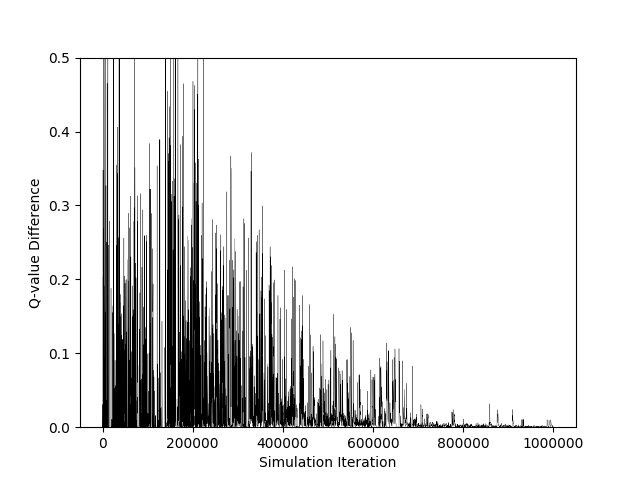

Write the Python code that produced this figure.
#!/usr/bin/env python

import argparse
from game import Soccer
from collections import defaultdict
import cPickle as pickle
import numpy as np
import matplotlib.pyplot as plt
import time
from cvxopt import matrix, solvers
solvers.options['show_progress'] = False
np.random.seed(42)


class QAgent(object):
    def __init__(self, num_actions=5, debug=False):
        self.debug = debug
        self.Q = {}
        self.gamma = 0.9
        self.alpha = 0.3
        self.epsilon = 0.2
        self.min_alpha = 0.001
        self.min_epsilon = 0.001
        self.alpha_decay = np.power(10, np.log(0.001) / 5e6)
        self.epsilon_decay = np.power(10, np.log(0.001) / 5e6)
        self.actions = np.zeros(num_actions)

    def get(self, state, action=None):
        if state in self.Q:
            if action is not None:
                return self.Q[state][action]
            else:
                return self.Q[state]
        else:
            if action is None:
                return np.array(self.actions)
            else:
                return 0.0

    def set(self, state, action, value):
        if state not in self.Q:
            self.Q[state] = np.array(self.actions)
        self.Q[state][action] = value

    def update(self, state, action, next_state, reward):
        last_q_value = self.get(state, action)
        V_next_state = np.max(self.get(next_state))
        q_value = (
            (1 - self.alpha) * last_q_value +
            self.alpha * ((1 - self.gamma) * reward +
                          self.gamma * V_next_state)
        )
        self.alpha = max(self.alpha * self.alpha_decay, self.min_alpha)
        self.set(state, action, q_value)

    def get_best_actions(self, state):
        greedy = (
            state in self.Q and
            np.random.uniform() > self.epsilon and
            np.sum(self.Q[state]) > 0
        )
        self.epsilon = max(self.epsilon * self.epsilon_decay, self.min_epsilon)
        if greedy:
            return np.argmax(self.get(state))
        else:
            return np.random.randint(self.actions.shape[0])


class MAgent(object):
    def __init__(self, policy='ce', num_actions=5, num_players=2,
                 alpha=1.0, debug=False):
        self.policy = policy
        self.debug = debug
        self.Q = [{}, {}]
        self.gamma = 0.9
        self.alpha = 1.0
        self.min_alpha = 0.001
        self.alpha_decay = np.power(10, np.log(0.001) / 4e6)
        self.actions = np.zeros((num_actions, num_actions))
        self.num_players = num_players
        self.state_count = defaultdict(int)
        self.policy_func = {
            'ce': self._ce,
            'foe': self._foe,
            'friend': self._friend,
        }.get(policy)
        self.count = defaultdict(int)

    def get(self, player, state, actions=None):
        if state in self.Q[player]:
            if actions is not None:
                return self.Q[player][state][actions[0]][actions[1]]
            else:
                return self.Q[player][state]
        else:
            if actions is None:
                return np.array(self.actions)
            else:
                return 0.0

    def set(self, player, state, actions, value):
        if state not in self.Q[player]:
            self.Q[player][state] = np.array(self.actions)
        self.Q[player][state][actions[0]][actions[1]] = value

    def _ce(self, player, state):
        Q0 = self.get(0, state)
        Q1 = self.get(1, state)
        # Rationality constraints
        G_rationality = []
        for i in np.eye(self.actions.shape[0], dtype=bool):
            for j in np.eye(self.actions.shape[0], dtype=bool):
                if np.array_equal(i, j):
                    continue
                G0 = np.array(self.actions)
                G0[i] = Q0[j, :] - Q0[i, :]
                G1 = np.array(self.actions)
                G1[:, i] = np.vstack(Q1[:, j] - Q1[:, i])
                G_rationality.append(G0.flatten())
                G_rationality.append(G1.flatten())

        # each prob >= 0
        G_prob = list(np.eye(self.actions.size) * -1)
        G = np.vstack(G_prob + G_rationality)

        h = np.zeros(len(G))
        A = np.vstack([
            np.ones(self.actions.size),  # sum of probs = 1
        ])
        b = np.ones(1)

        c = matrix((Q0 + Q1).flatten() * -1)
        G = matrix(G)
        h = matrix(h)
        A = matrix(A)
        b = matrix(b)

        sol = solvers.lp(c, G, h, A, b, solver='cvxopt_glpk')

        p = np.array(sol['x']).reshape(self.actions.shape)
        return np.sum(self.get(player, state) * p)

    def _foe(self, player, state):
        Q = self.get(player, state)

        G = np.vstack((
            np.concatenate((np.eye(Q.shape[0]),
                            np.zeros((Q.shape[0], 1))), axis=1) * -1,
            np.concatenate((Q.T * -1, np.ones((Q.shape[1], 1))), axis=1)
        ))
        h = np.zeros(len(G))
        A = np.ones((1, len(Q) + 1))
        A[0][-1] = 0
        b = np.ones(1)

        c = np.zeros(len(Q) + 1)
        c[-1] = -1

        G = matrix(G)
        h = matrix(h)
        A = matrix(A)
        b = matrix(b)
        c = matrix(c)

        sol = solvers.lp(c, G, h, A, b, solver='cvxopt_glpk')
        x = sol.get('x')
        v = x[-1] if x is not None else 0.0
        if player == 0:
            return v
        else:
            return -v

    def _friend(self, player, state):
        return np.max(self.get(player, state))

    def update(self, state, actions, next_state, rewards):
        self.count[(state, actions)] += 1
        if self.policy == 'friend':
            self.alpha = 1.0 / self.count[(state, actions)]
        for player in xrange(self.num_players):
            q_value = self.get(player, state, actions)
            if np.sum(self.get(player, next_state)) == 0:
                V_next_state = 0.0
            else:
                V_next_state = self.policy_func(player, next_state)
            q_value = (
                (1 - self.alpha) * q_value +
                self.alpha * ((1 - self.gamma) * rewards[player] +
                              self.gamma * V_next_state)
            )
            self.set(player, state, actions, q_value)

        self.alpha = max(self.alpha * self.alpha_decay, self.min_alpha)

    def get_best_actions(self, state):
        return tuple([
            np.random.randint(self.actions.shape[0]) for _ in xrange(2)
        ])


def plot(data, title):
    f, ax = plt.subplots()
    x, y = data
    ax.set_ylim((0, 0.5))
    ax.set_title(title)
    ax.set_ylabel('Q-value Difference')
    ax.set_xlabel('Simulation Iteration')
    ax.plot(x, y, linewidth=0.2, color='black')
    return f


def run_q(args, title):
    env = Soccer()
    agents = [QAgent(debug=args.debug) for _ in xrange(2)]
    x, y = [], []
    last = time.time()
    last_x = 0
    test_player = 0
    test_state = '[(2, 1), (1, 1)],1'
    test_action = 2
    done = True

    for episode in xrange(int(args.trials)):
        if done:
            state, rewards, done = env.reset()

        actions = [a.get_best_actions(state) for a in agents]
        next_state, rewards, done = env.step(actions)

        q1 = agents[test_player].get(state, actions[test_player])
        for num, agent in enumerate(agents):
            agent.update(state, actions[num], next_state, rewards[num])

        if state == test_state and actions[test_player] == test_action:
            q2 = agents[test_player].get(state, actions[test_player])
            delta = abs(q2 - q1)

            if delta:
                x.append(episode)
                y.append(delta)

        if time.time() - last > 10:
            last = time.time()
            avg = np.mean(y[-min(len(y), 100)]) if y else 0.0
            print 100 * (episode / float(args.trials)), avg
            if args.plot and len(x) > last_x:
                last_x == len(x)
                plot((x, y), title)

        state = next_state

    return agents, (x, y)


def run_m(args, title):
    env = Soccer()
    agent = MAgent(policy=args.policy, alpha=args.alpha, debug=args.debug)
    x, y = [], []
    last = time.time()
    last_x = 0
    test_player = 0
    test_state = '[(2, 1), (1, 1)],1'
    test_actions = (2, 4)
    done = True

    for episode in xrange(int(args.trials)):
        if done:
            state, rewards, done = env.reset()

        actions = agent.get_best_actions(state)
        next_state, rewards, done = env.step(actions)

        q1 = agent.get(test_player, state, actions)
        agent.update(state, actions, next_state, rewards)

        if state == test_state and actions == test_actions:
            q2 = agent.get(test_player, state, actions)
            delta = abs(q2 - q1)

            if delta:
                x.append(episode)
                y.append(delta)

        if time.time() - last > 10:
            last = time.time()
            avg = np.mean(y[-min(len(y), 100)]) if y else 0.0
            print 100 * (episode / float(args.trials)), avg
            if args.plot and len(x) > last_x:
                last_x == len(x)
                plot((x, y), title)

        state = next_state

    return agent, (x, y)


if __name__ == '__main__':
    parser = argparse.ArgumentParser(description='ceq.')
    parser.add_argument('policy')
    parser.add_argument('-p', '--plot', dest='plot', action='store_true')
    parser.add_argument('-d', '--debug', action='store_true')
    parser.add_argument('-t', '--trials', type=int, default=10e5)
    parser.add_argument('-a', '--alpha', type=float, default=1.0)
    args = parser.parse_args()
    func = {
        'q': run_q,
        'ce': run_m,
        'foe': run_m,
        'friend': run_m,
    }

    title = {
        'q': 'Q-Learner',
        'ce': 'Correlated-Q',
        'foe': 'Foe-Q',
        'friend': 'Friend-Q',
    }.get(args.policy)
    a, e = func[args.policy](args, title)
    f = plot(e, title)
    f.savefig('{}.png'.format(args.policy))
